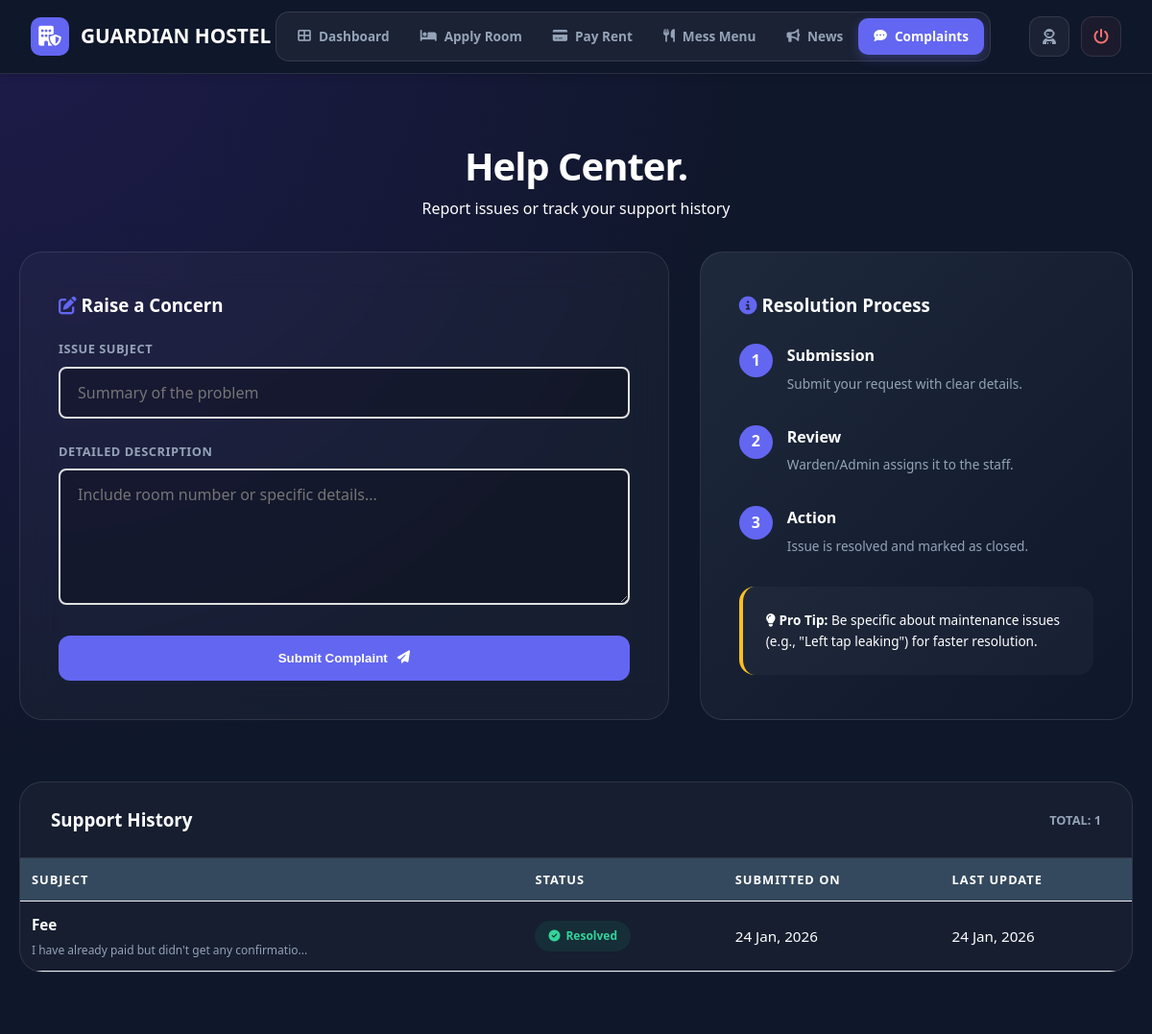
Screenshot of /student/complaint.php (signed in) with the database file from the repository.
### tables this page shows
CREATE TABLE `complaints` (
  `id` int(11) NOT NULL,
  `student_id` int(11) NOT NULL,
  `subject` varchar(200) NOT NULL,
  `description` text NOT NULL,
  `status` enum('Pending','In Progress','Resolved') DEFAULT 'Pending',
  `created_at` timestamp NOT NULL DEFAULT current_timestamp(),
  `updated_at` timestamp NOT NULL DEFAULT current_timestamp() ON UPDATE current_timestamp()
);

### student/complaint.php (the view, shortened to what this page needs)
<?php
require_once '../config.php';
$student_id = $_SESSION['student_id'];
$complaints_query = "SELECT * FROM complaints WHERE student_id = $student_id ORDER BY created_at DESC";
$complaints_result = mysqli_query($conn, $complaints_query);
?>
<!DOCTYPE html>
<html lang="en">
<head>
    <link rel="stylesheet" href="https://cdnjs.cloudflare.com/ajax/libs/font-awesome/6.5.1/css/all.min.css">
    <link rel="stylesheet" href="../css/style.css">
</head>
<body>
    <div class="mesh-bg"></div>
    <?php include 'includes/nav.php'; ?>
    <main class="container">
        <header class="page-header">
            <h1>Help Center<span>.</span></h1>
            <p>Report issues or track your support history</p>
        </header>
        <div class="support-grid">
            <div class="glass-card">
                <h3 style="margin-bottom: 20px;"><i class="fas fa-pen-to-square" style="color: var(--primary);"></i> Raise a Concern</h3>
                <form method="POST">
                    <div class="form-group">
                        <label>Issue Subject</label>
                        <input type="text" name="subject" placeholder="Summary of the problem" required>
                    </div>
                    <div class="form-group">
                        <label>Detailed Description</label>
                        <textarea name="description" rows="5" placeholder="Include room number or specific details..." required></textarea>
                    </div>
                    <button type="submit" class="btn-submit">
                        Submit Complaint <i class="fas fa-paper-plane"></i>
                    </button>
                </form>
            </div>
            <div class="info-panel">
                <h3 style="margin-bottom: 25px;"><i class="fas fa-circle-info" style="color: var(--primary);"></i> Resolution Process</h3>
                <div class="step">
                    <div class="step-num">1</div>
                    <div>
                        <strong>Submission</strong>
                        <p style="font-size: 0.85rem; color: #94a3b8; margin-top: 5px;">Submit your request with clear details.</p>
                    </div>
                </div>
                <div class="step">
                    <div class="step-num">2</div>
                    <div>
                        <strong>Review</strong>
                        <p style="font-size: 0.85rem; color: #94a3b8; margin-top: 5px;">Warden/Admin assigns it to the staff.</p>
                    </div>
                </div>
                <div class="step">
                    <div class="step-num">3</div>
                    <div>
                        <strong>Action</strong>
                        <p style="font-size: 0.85rem; color: #94a3b8; margin-top: 5px;">Issue is resolved and marked as closed.</p>
                    </div>
                </div>
                <div style="background: rgba(255,255,255,0.03); padding: 1.5rem; border-radius: 16px; border-left: 4px solid #fbbf24;">
                    <p style="font-size: 0.85rem; line-height: 1.6;">
                        <i class="fas fa-lightbulb"></i> <strong>Pro Tip:</strong> Be specific about maintenance issues (e.g., "Left tap leaking") for faster resolution.
                    </p>
                </div>
            </div>
        </div>
        <div class="history-section">
            <div class="table-header">
                <h3>Support History</h3>
                <span style="font-size: 0.8rem; color: #94a3b8; font-weight: 700;">TOTAL: <?php echo mysqli_num_rows($complaints_result); ?></span>
            </div>
            <div style="overflow-x: auto;">
                <?php if (mysqli_num_rows($complaints_result) > 0): ?>
                <table>
                    <thead>
                        <tr>
                            <th>Subject</th>
                            <th>Status</th>
                            <th>Submitted On</th>
                            <th>Last Update</th>
                        </tr>
                    </thead>
                    <tbody>
                        <?php while ($complaint = mysqli_fetch_assoc($complaints_result)): ?>
                        <tr>
                            <td style="font-weight: 600;">
                                <?php echo htmlspecialchars($complaint['subject']); ?>
                                <p style="font-weight: 400; font-size: 0.75rem; color: #94a3b8; margin-top: 4px;">
                                    <?php echo htmlspecialchars(substr($complaint['description'], 0, 50)) . '...'; ?>
                                </p>
                            </td>
                            <td>
                                <?php if ($complaint['status'] == 'Pending'): ?>
                                    <span class="badge badge-pending"><i class="fas fa-clock"></i> Pending</span>
                                <?php elseif ($complaint['status'] == 'In Progress'): ?>
                                    <span class="badge badge-progress"><i class="fas fa-spinner"></i> Working</span>
                                <?php else: ?>
                                    <span class="badge badge-resolved"><i class="fas fa-check-circle"></i> Resolved</span>
                                <?php endif; ?>
                            </td>
                            <td><?php echo date('d M, Y', strtotime($complaint['created_at'])); ?></td>
                            <td><?php echo date('d M, Y', strtotime($complaint['updated_at'])); ?></td>
                        </tr>
                        <?php endwhile; ?>
                    </tbody>
                </table>
                <?php endif; ?>
            </div>
        </div>
    </main>
</body>
</html>

### css/style.css (style rules this page uses)
* { margin: 0; padding: 0; box-sizing: border-box; }
:root { --primary-color: #16a085; --secondary-color: #2c3e50; --accent-color: #e67e22; --light-bg: #ecf0f1; --dark-text: #2c3e50; --light-text: #7f8c8d; --white: #ffffff; --shadow: 0 4px 6px rgba(0, 0, 0, 0.1); --shadow-hover: 0 10px 25px rgba(0, 0, 0, 0.15); }
html { scroll-behavior: smooth; }
body { font-family: 'Segoe UI', Tahoma, Geneva, Verdana, sans-serif; color: var(--dark-text); line-height: 1.6; overflow-x: hidden; }
.container { max-width: 1200px; margin: 0 auto; padding: 0 20px; }
.form-group { margin-bottom: 25px; }
.form-group label { display: block; margin-bottom: 8px; font-weight: 600; color: #1e3c72; font-size: 0.95rem; }
.form-group input, .form-group textarea, .form-group select { width: 100%; padding: 14px 18px; border: 2px solid #e0e0e0; border-radius: 8px; font-size: 1rem; transition: all 0.3s ease; font-family: inherit; }
.form-group textarea { resize: vertical; min-height: 120px; }
table { width: 100%; border-collapse: collapse; }
table th, table td { padding: 12px; text-align: left; border-bottom: 1px solid #ecf0f1; }
table th { background: #34495e; color: #fff; font-weight: bold; }
.badge { display: inline-block; padding: 5px 10px; border-radius: 20px; font-size: 0.85rem; font-weight: bold; }

### student/complaint.php (style rules this page uses)
:root { --primary: #6366f1; --glass: rgba(255, 255, 255, 0.03); --border: rgba(255, 255, 255, 0.1); }
body { background: #0f172a; color: white; min-height: 100vh; }
.mesh-bg { position: fixed; top: 0; left: 0; width: 100%; height: 100%; z-index: -1; background: radial-gradient(circle at 0% 0%, #1e1b4b 0%, #0f172a 50%); }
.page-header { text-align: center; padding: 4rem 0 2rem; }
.page-header h1 { font-size: 2.5rem; font-weight: 800; letter-spacing: -1px; }
.support-grid { display: grid; grid-template-columns: 1.5fr 1fr; gap: 2rem; margin-bottom: 4rem; }
.glass-card { background: var(--glass); backdrop-filter: blur(20px); border: 1px solid var(--border); border-radius: 24px; padding: 2.5rem; }
.form-group { margin-bottom: 1.5rem; }
.form-group label { display: block; font-size: 0.8rem; font-weight: 700; color: #94a3b8; text-transform: uppercase; margin-bottom: 8px; letter-spacing: 0.5px; }
input, textarea { width: 100%; background: rgba(0,0,0,0.2); border: 1px solid var(--border); border-radius: 12px; padding: 14px; color: white; outline: none; transition: 0.3s; }
.btn-submit { width: 100%; background: var(--primary); color: white; border: none; padding: 16px; border-radius: 12px; font-weight: 800; cursor: pointer; transition: 0.3s; display: flex; justify-content: center; gap: 10px; }
.info-panel { background: linear-gradient(135deg, #1e293b 0%, #0f172a 100%); border-radius: 24px; padding: 2.5rem; border: 1px solid var(--border); }
.step { display: flex; gap: 15px; margin-bottom: 2rem; }
.step-num { width: 35px; height: 35px; background: var(--primary); border-radius: 50%; display: flex; align-items: center; justify-content: center; font-weight: 800; flex-shrink: 0; }
.history-section { background: var(--glass); border-radius: 24px; border: 1px solid var(--border); overflow: hidden; margin-bottom: 4rem; }
.table-header { padding: 1.5rem 2rem; border-bottom: 1px solid var(--border); display: flex; justify-content: space-between; align-items: center; }
table { width: 100%; border-collapse: collapse; }
th { text-align: left; padding: 1.2rem 2rem; background: rgba(255,255,255,0.02); font-size: 0.8rem; color: #94a3b8; text-transform: uppercase; letter-spacing: 1px; }
td { padding: 1.2rem 2rem; border-bottom: 1px solid var(--border); font-size: 0.95rem; }
.badge { padding: 6px 14px; border-radius: 50px; font-size: 0.75rem; font-weight: 700; display: inline-flex; align-items: center; gap: 6px; }
.badge-resolved { background: rgba(16, 185, 129, 0.1); color: #34d399; }

### student/includes/nav.php (style rules this page uses)
:root { --nav-bg: #0f172a; --accent: #6366f1; --glass-white: rgba(255, 255, 255, 0.05); --border-white: rgba(255, 255, 255, 0.1); }

### rows the page displays
complaints: subject "Fee", description "I have already paid but didn't get any confirmatio", status "Resolved", created_at "24 Jan, 2026", updated_at "24 Jan, 2026"

### other values shown
mysqli_num_rows($complaints_result) "1"
